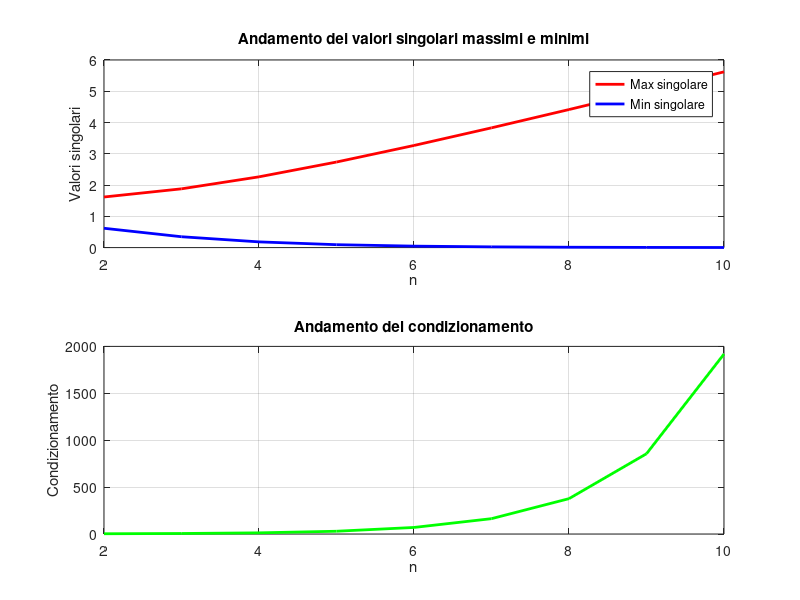

Recreate this plot in MATLAB.
% ES 2
clear
clc
disp("ES 2");
format longE;

minN = 2;
maxN = 10;

numIter = maxN - minN + 1;
maxS_values = zeros(1, numIter);
minS_values = zeros(1, numIter);
condB_values = zeros(1, numIter);

for n = minN:maxN
    disp("n = " + n);

    B = zeros(n, n);
    for i = 1:n
        for j = 1:n
            if i < j
                B(i, j) = -1;
            elseif i == j
                B(i, j) = 1;
            end
        end
    end

    disp("B = ");
    disp(B);
    
        % PARTE 1
    [U, S, V] = svd(B);
    sValues = diag(S);
    disp("S = ");
    disp(sValues);
    
        % PARTE 2
    maxS = max(sValues);
    minS = min(sValues);
    condB = maxS / minS;
    
    disp("Valore singolare massimo = " + maxS);
    disp("Valore singolare minimo = " + minS);
    disp("Condizionamento in norma 2 = " + condB);
    disp('');
    
    index = n - minN + 1;
    maxS_values(index) = maxS;
    minS_values(index) = minS;
    condB_values(index) = condB;

        % PARTE 3
    B(n, 1) = B(n, 1) + -2^(2 - n);
    aVal = eig(B);
    disp("Autovalori = ");
    disp(aVal);

        % PARTE 4
    r = rank(B);
    disp("Rango = " + r);

    fprintf("\n\n");
end


figure;

% Valori singolari massimi e minimi
subplot(2,1,1);
plot(minN:maxN, maxS_values, 'r-', 'LineWidth', 2);
hold on;
plot(minN:maxN, minS_values, 'b-', 'LineWidth', 2);
xlabel('n');
ylabel('Valori singolari');
title('Andamento dei valori singolari massimi e minimi');
legend('Max singolare', 'Min singolare');
grid on;

% Condizionamento
subplot(2,1,2);
plot(minN:maxN, condB_values, 'g-', 'LineWidth', 2);
xlabel('n');
ylabel('Condizionamento');
title('Andamento del condizionamento');
grid on;

format default;
